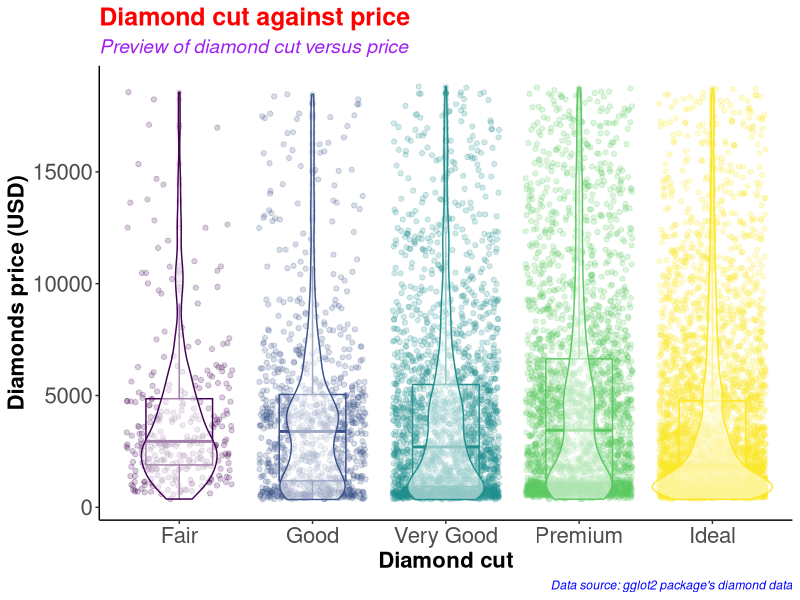
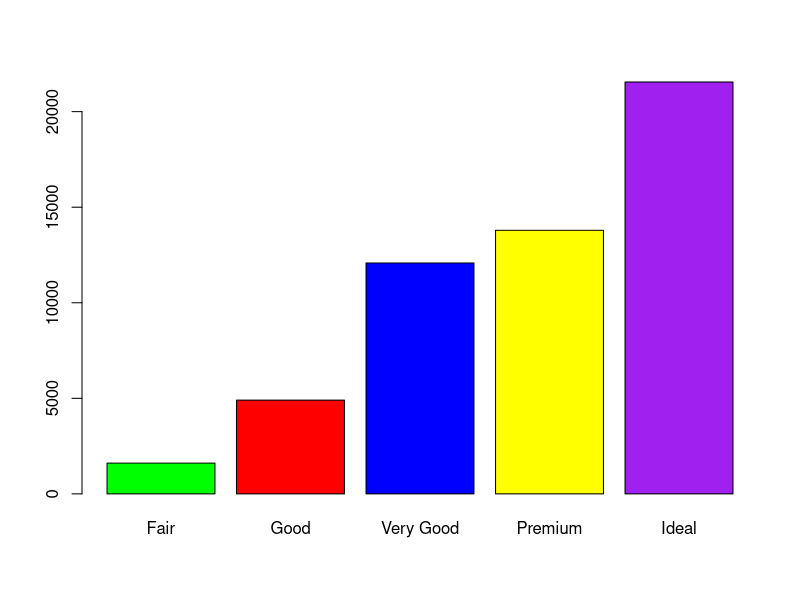
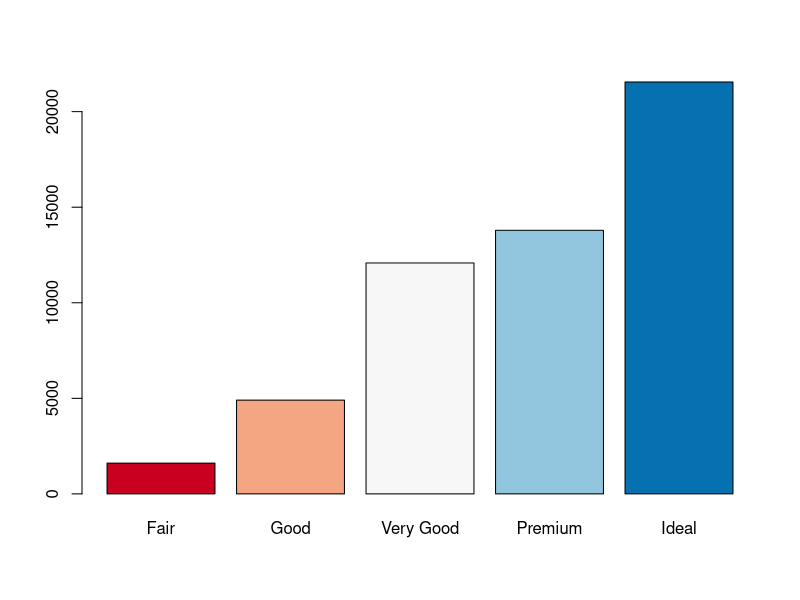
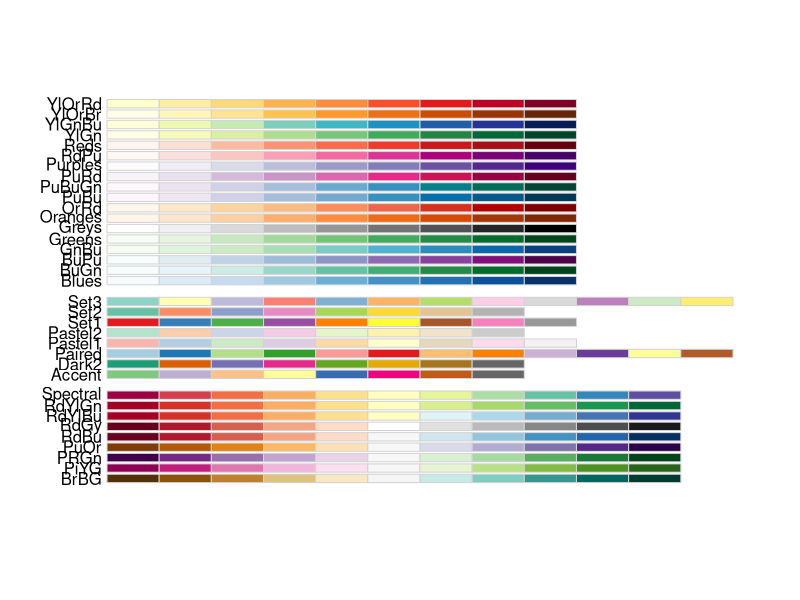
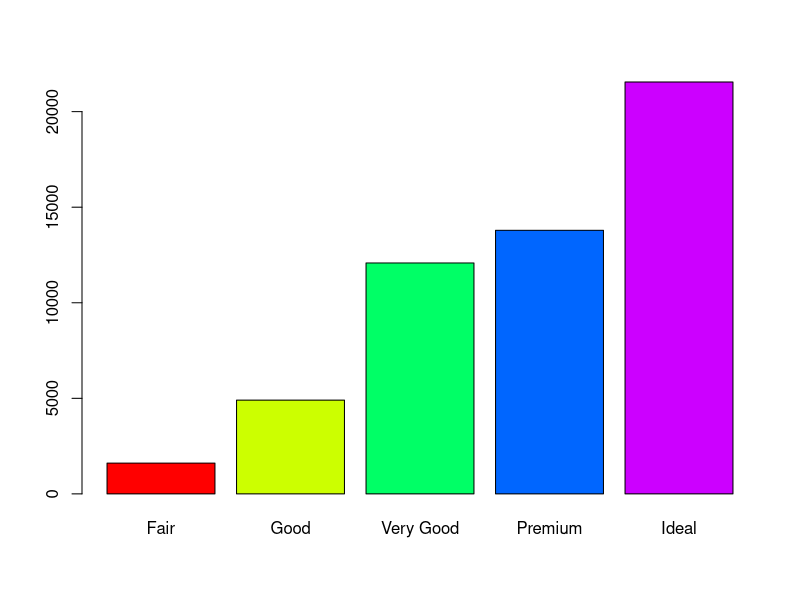
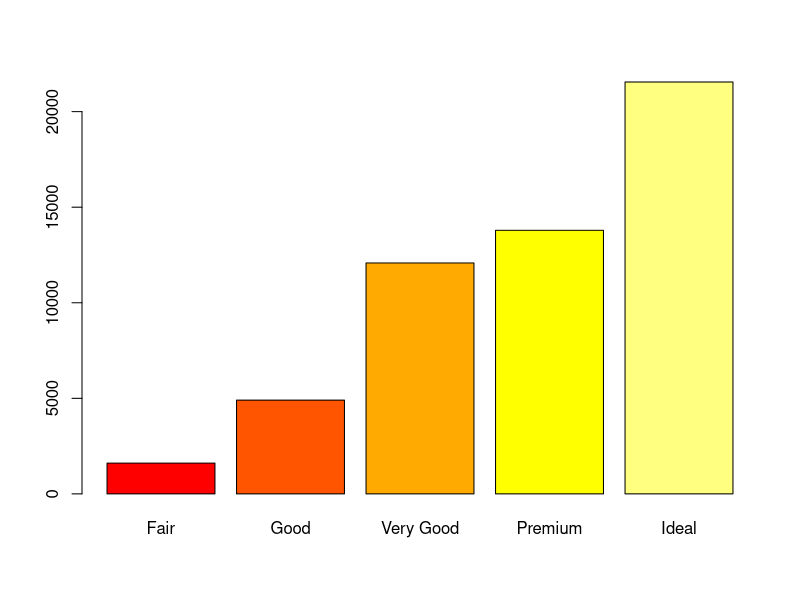
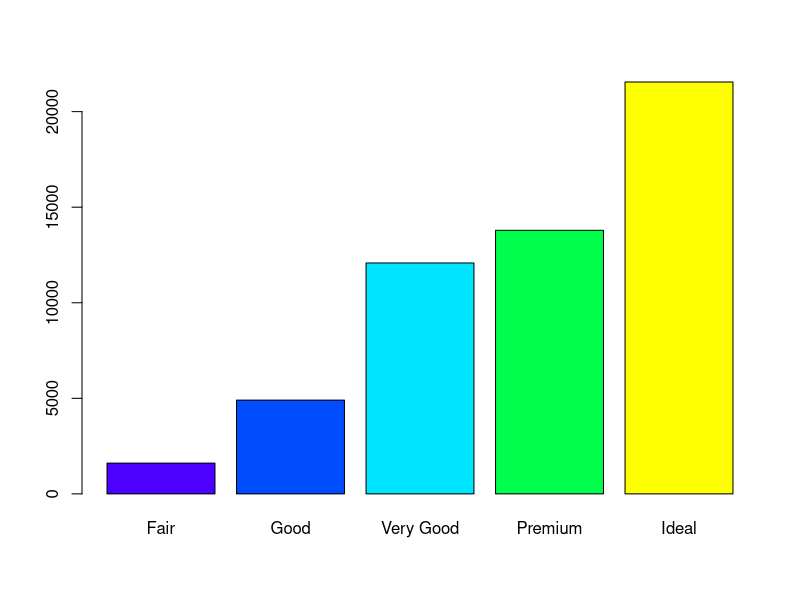
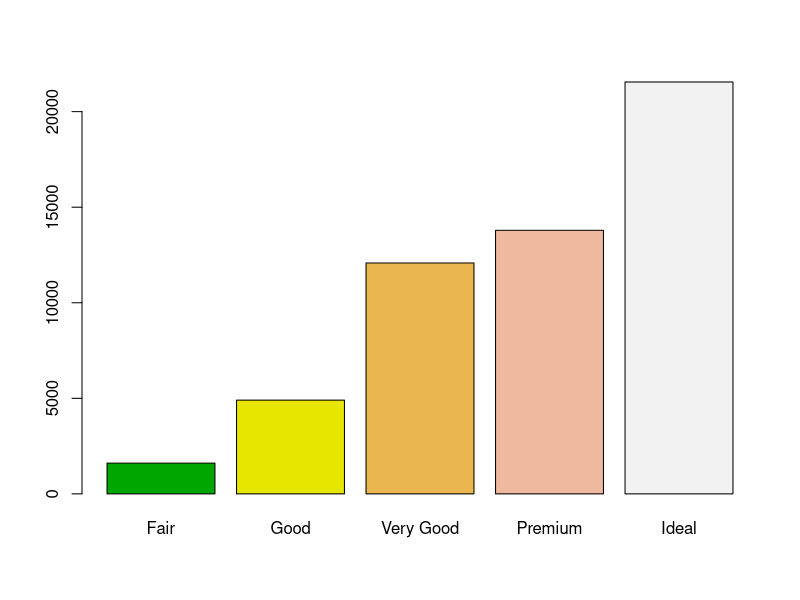

Reproduce these figures in R, in order.
#########################################
# Name: Wyclife Agumba Oluoch           #   
# E-mail: wyclifeoluoch@gmail.com       #
# GitHub: https://github.com/Wycology   #
# Task: Boxplot and violin plots in one #
# Date: 4th Jan 2021                    #
# Last edited: 20th Mar 2021            #
#########################################

# Loading the necessary libraries for the project
library(tidyverse) # This is for data wrangling and plotting
library(RColorBrewer) # This is for generating color pallets for the plots.

diamonds_df <- diamonds # Saving the diamonds data-set to a new object in R.

head(diamonds) # Checking the variables in the data-set for subsequent analyses
nrow(diamonds) # Checking for the number of rows in the data. 53940 observations
ncol(diamonds) # Checking the number of variables in the data-set. 10 variables

diamonds_df %>% # Picking the diamonds data, and then
  slice_sample(n = 0.2*(nrow(diamonds))) %>% # Picking a portion of the data-set
  ggplot(aes(x = cut, y = price, color = cut)) + # Adding the mapping variables
  geom_point(position = "jitter", alpha = 0.2) + # Adding jitter and alpha
  geom_boxplot(alpha = 0.1, width = 0.5) + # Modifying dimensions of the boxplot 
  geom_violin(alpha = 0.5) + # Adding violin plot on top of the box and jitter
  theme_classic() + # Adding my preferred theme for publication.
  theme(legend.position = "none") + # Removing the legend; it is on the x-axis
  labs(x = "Diamond cut", # Labels the x-axis.
       y = "Diamonds price (USD)", # Labeling the y-axis
       title = "Diamond cut against price", # Setting tibble of the plot
       subtitle = "Preview of diamond cut versus price", # Descriptive title beneath TITLE
       caption = "Data source: gglot2 package's diamond data") +
  theme(axis.text = element_text(size=16), # Size of labels on tick-marks
        axis.title = element_text(size=16,face="bold")) + # Size of axis labels
  theme(plot.title = element_text(color = 'red', size = 18, face = 'bold'),
        plot.subtitle = element_text(color = 'purple', size = 14, face = 'italic'),
        plot.caption = element_text(color = 'blue', face = 'italic'))

diamonds %>% # Picking the diamonds data
  filter(cut == 'Very Good') %>% 
  nrow()

diamonds %>% 
  select(cut) %>% 
  table() %>% 
  barplot(col = c('green', 'red', 'blue', 'yellow', 'purple'))

# Instead of specifying the colors, we can simply use the color brewer panel 

diamonds %>% 
  select(cut) %>% 
  table() %>% 
  barplot(col = brewer.pal(n = 5, name = "RdBu"))
# To display more brewer colors options to use, run the following function:

display.brewer.all()

# Can also use rainbow colors

diamonds %>% 
  select(cut) %>% 
  table() %>% 
  barplot(col = rainbow(5))

# Can also use heat.colors
diamonds %>% 
  select(cut) %>% 
  table() %>% 
  barplot(col = heat.colors(5))

# Can also use topographic colors

diamonds %>% 
  select(cut) %>% 
  table() %>% 
  barplot(col = topo.colors(5))

# Can also use terrain colors
diamonds %>% 
  select(cut) %>% 
  table() %>% 
  barplot(col = terrain.colors(5))

# Can also use cm.colors
diamonds %>% 
  select(cut) %>% 
  table() %>% 
  barplot(col = cm.colors(5))

?getData
# That is awesome. Good for the day.
